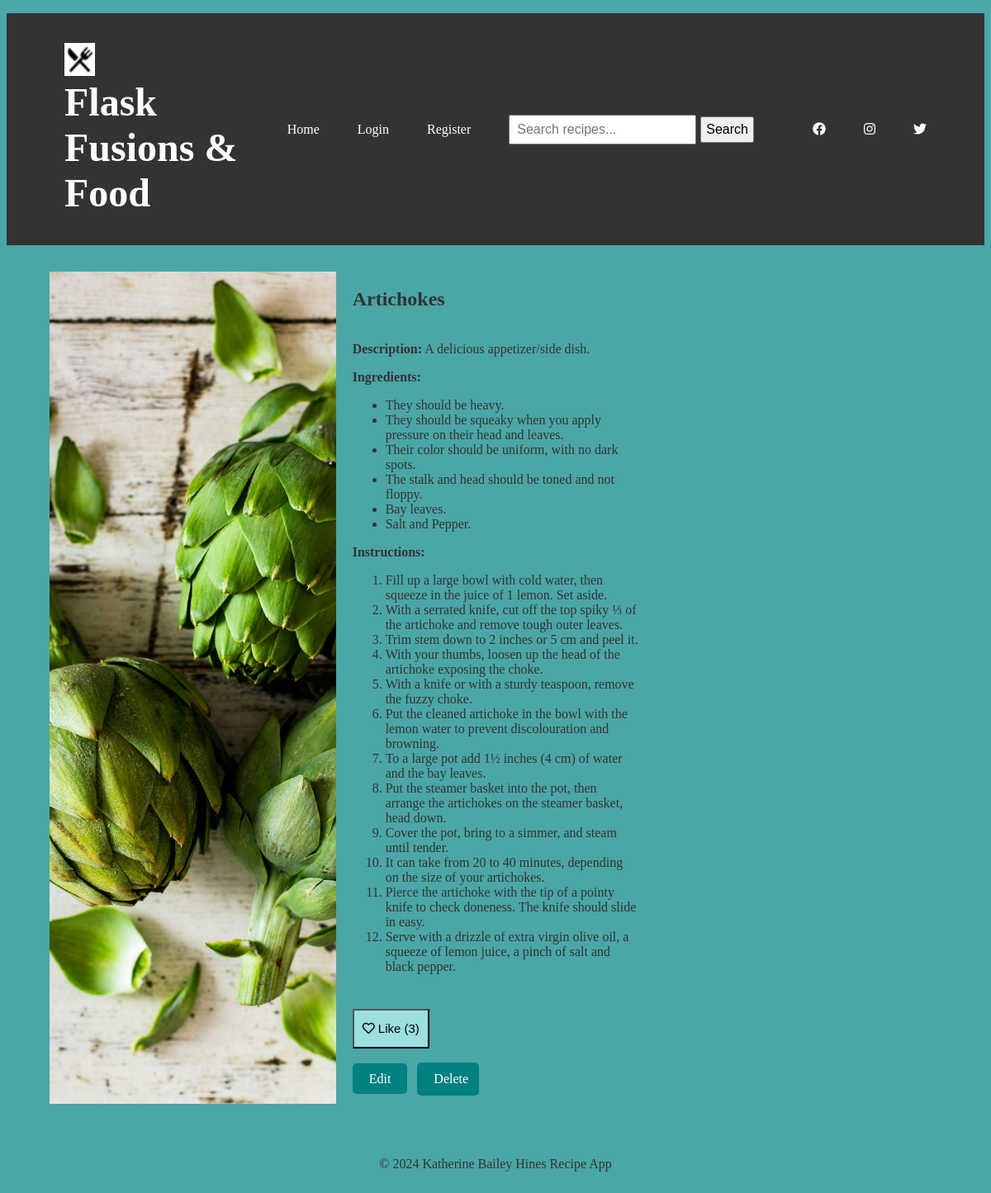
The page /view_recipe/8 on the database as committed earlier.
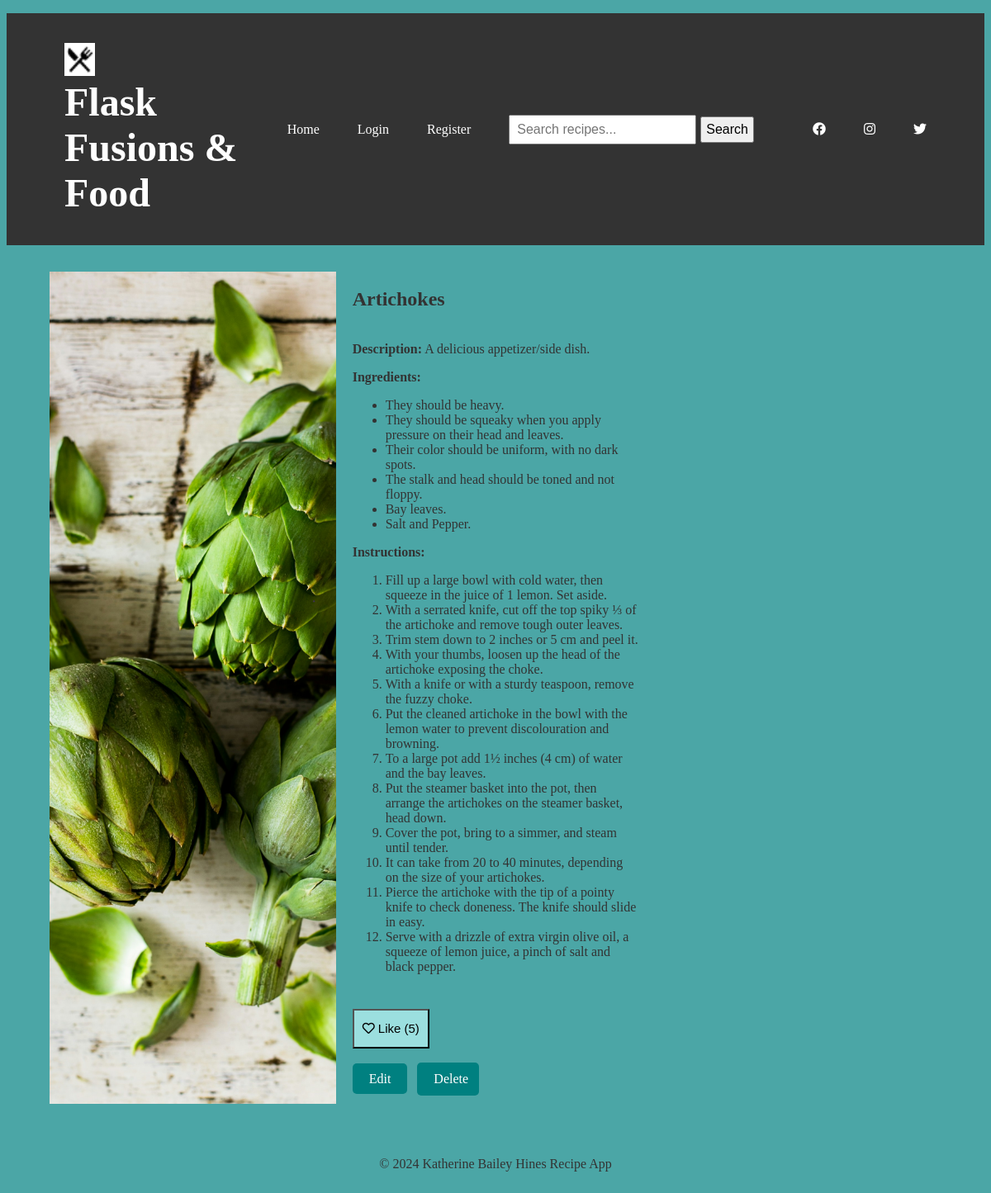
The same page on the database as committed later.
### app.py (models this page shows)
class Recipe(db.Model):
    id = db.Column(db.Integer, primary_key=True)
    title = db.Column(db.String(100), nullable=False)
    description = db.Column(db.Text, nullable=False)
    ingredients = db.Column(db.Text, nullable=False)
    instructions = db.Column(db.Text, nullable=False)
    image = db.Column(db.String(255), nullable=True)
    likes = db.Column(db.Integer, default=0)  # New field to store the number of likes
    category = db.Column(db.String(100), nullable=True)  # Add the category column
    user_id = db.Column(db.Integer, db.ForeignKey('user.id'), nullable=False)
    user = db.relationship('User', backref='recipes', lazy=True)

### app.py (the view)
@app.route('/view_recipe/<int:recipe_id>')
def view_recipe(recipe_id):
    recipe = Recipe.query.get(recipe_id)
    if recipe:
        likes_count = recipe.likes
        return render_template('view_recipe.html', recipe=recipe, likes_count=likes_count)
    else:
        return render_template('error.html', message='Recipe not found'), 404

### templates/view_recipe.html
{% extends 'base.html' %}
{% block content %}
<div class="recipe-container">
    <div class="recipe-image">
        {% if recipe.image %}
            <img src="{{ url_for('static', filename='images/' + recipe.image) }}" alt="Recipe Image">
        {% else %}
            <img src="{{ url_for('static', filename='images/default.jpg') }}" alt="Recipe Image">
        {% endif %}
    </div>
    <div class="recipe-details">
        <div class="recipe-header">
            <h2>{{ recipe.title }}</h2>
        </div>
        <div class="recipe-content">
            <p><strong>Description:</strong> {{ recipe.description }}</p>
            <p><strong>Ingredients:</strong></p>
            <ul>
                {% for ingredient in recipe.ingredients.split('\n') %}
                    {% if ingredient.strip() %}
                        <li>{{ ingredient.strip() }}</li>
                    {% endif %}
                {% endfor %}
            </ul>
            <p><strong>Instructions:</strong></p>
            <ol>
                {% for instruction in recipe.instructions.split('\n') %}
                    {% if instruction.strip() %}
                        <li>{{ instruction.strip() }}</li>
                    {% endif %}
                {% endfor %}
            </ol>
        </div>
        <div class="recipe-actions">
            <form method="POST" action="{{ url_for('like_recipe', recipe_id=recipe.id) }}">
                <button type="submit" class="btn like-button"><i class="far fa-heart"></i> Like ({{ recipe.likes }})</button>
            </form>
            <a href="{{ url_for('edit_recipe', recipe_id=recipe.id) }}" class="btn teal-button">Edit</a>
            <form action="{{ url_for('delete_recipe', recipe_id=recipe.id) }}" method="POST" style="display: inline;">
                <button type="submit" class="btn btn-delete">Delete</button>
            </form>
        </div>
    </div>
</div>
{% endblock %}

Rows that differ between the two databases and show on the page:
changed Recipe "Artichokes": likes "3" → "5"
